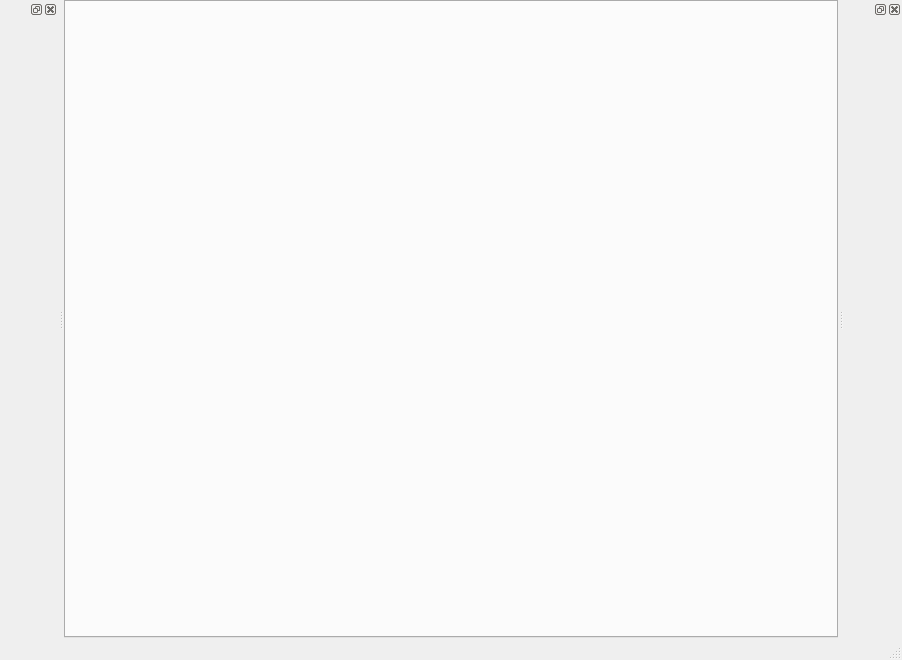
<?xml version="1.0" encoding="UTF-8"?>
<ui version="4.0">
 <class>MainWindow</class>
 <widget class="QMainWindow" name="MainWindow">
  <property name="geometry">
   <rect>
    <x>0</x>
    <y>0</y>
    <width>902</width>
    <height>660</height>
   </rect>
  </property>
  <property name="sizePolicy">
   <sizepolicy hsizetype="Preferred" vsizetype="Preferred">
    <horstretch>0</horstretch>
    <verstretch>0</verstretch>
   </sizepolicy>
  </property>
  <property name="minimumSize">
   <size>
    <width>300</width>
    <height>200</height>
   </size>
  </property>
  <property name="windowTitle">
   <string>MainWindow</string>
  </property>
  <widget class="QWidget" name="centralWidget">
   <layout class="QVBoxLayout" name="verticalLayout">
    <property name="leftMargin">
     <number>0</number>
    </property>
    <property name="topMargin">
     <number>0</number>
    </property>
    <property name="rightMargin">
     <number>0</number>
    </property>
    <property name="bottomMargin">
     <number>0</number>
    </property>
    <item>
     <widget class="QTabWidget" name="tabWidget">
      <property name="layoutTags" stdset="0">
       <string>GLView</string>
      </property>
     </widget>
    </item>
   </layout>
  </widget>
  <widget class="QMenuBar" name="menuBar">
   <property name="geometry">
    <rect>
     <x>0</x>
     <y>0</y>
     <width>902</width>
     <height>21</height>
    </rect>
   </property>
   <property name="path" stdset="0">
    <string>menu</string>
   </property>
  </widget>
  <widget class="QStatusBar" name="statusBar"/>
  <widget class="QDockWidget" name="dockWidget">
   <property name="layoutTags" stdset="0">
    <string notr="true">Library</string>
   </property>
   <attribute name="dockWidgetArea">
    <number>1</number>
   </attribute>
   <widget class="QWidget" name="dockWidgetContents">
    <layout class="QVBoxLayout" name="verticalLayout_2">
     <property name="leftMargin">
      <number>2</number>
     </property>
     <property name="topMargin">
      <number>0</number>
     </property>
     <property name="rightMargin">
      <number>2</number>
     </property>
    </layout>
   </widget>
  </widget>
  <widget class="QDockWidget" name="dockWidget_2">
   <property name="layoutTags" stdset="0">
    <string notr="true">PropertyPanel</string>
   </property>
   <attribute name="dockWidgetArea">
    <number>2</number>
   </attribute>
   <widget class="QWidget" name="dockWidgetContents_2"/>
  </widget>
  <action name="action1">
   <property name="text">
    <string>1</string>
   </property>
  </action>
  <action name="action2">
   <property name="text">
    <string>2</string>
   </property>
  </action>
  <action name="actionOpen_Scene">
   <property name="text">
    <string>Open Scene</string>
   </property>
  </action>
 </widget>
 <layoutdefault spacing="6" margin="11"/>
 <resources>
  <include location="resources.qrc"/>
 </resources>
 <connections/>
</ui>
